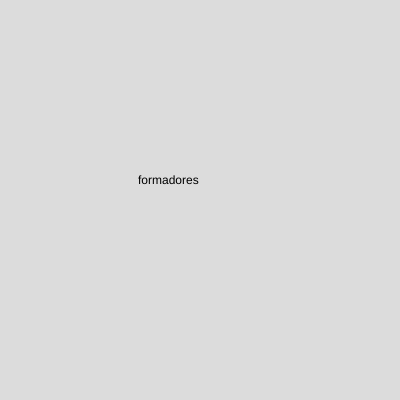
Frame 1 (no input)
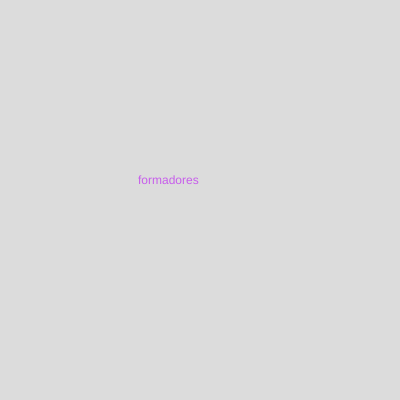
Frame 60 (no input)
Frame 120 (the mouse pressed at the canvas centre since frame 60): identical to frame 60, image omitted

The p5.js sketch that drew these frames (run headless with seeded random() and noise() and a simulated clock; from frame 60 on, the mouse is pressed at the canvas centre):

// p5.js sketch
// ── sketch.js
function setup() {
  createCanvas(400, 400);
}

function draw() {
  background(220);
  text ("formadores", 138, 184); 
  fill (color(199,94,235) );
}

// ── dera2.html
<!DOCTYPE html>
<html lang="pt-br">

<head>
    <meta charset="UTF-8">
    <title>Diretoria de Ensino de Assis</title>
    <style>
        body {
            background-color: #00274c;
        }

        header {
            background-color: #87ceeb;
            padding: 20px;
            text-align: center;
            position: relative;
        }

        h1 {
            color: #00274c;
        }

        #brasao {
            position: absolute;
            top: 10px;
            right: 10px;
            height: 80px;
        }

        main {
            color: white;
            margin: 50px;
        }

        footer {
            background-color: #87ceeb;
            padding: 20px;
            text-align: center;
        }
    </style>
</head>

<body>
    <header>
        <h1>Diretoria de Ensino de Assis</h1>
        <img id="brasao" src="dee.png" alt="DERA">
    </header>

    <main>
        <h2>A importância da tecnologia na educação</h2>
        <p>A tecnologia desempenha um papel fundamental na educação, proporcionando novas formas de aprendizado e
            interação. Ela permite acesso a uma vasta quantidade de informações, facilita a comunicação entre alunos e
            professores, e promove a criação de ambientes virtuais de aprendizagem.</p>
    </main>

    <footer>
        <p>Endereço: R. Padre Gusmões, 828 - Vila Santa Cecília, Assis - SP, 19806-081</p>
    </footer>
</body>

</html>
